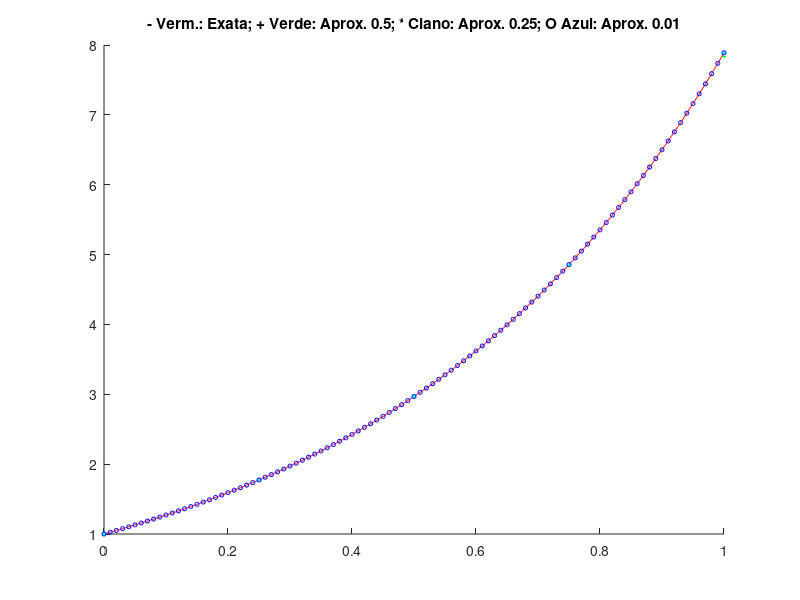

The MATLAB source for this figure:
disp("Método de Runge-Kutta para resolução aproximada de EDOs:");
disp("y' = 0.5 - t + 2y, t in (a, b]");
disp("y(a) = 1");

clc
clear all

y0 = 1;
a  = 0;
b  = 1;
ha = 0.5;
hb = 0.25;
hc = 0.01;

N1a = (b - a)/ha;
N1b = (b - a)/hb;
N1c = (b - a)/hc;
N2  = 10*(b - a)/hc;

t1a = linspace(a,b,N1a+1);
t1b = linspace(a,b,N1b+1);
t1c = linspace(a,b,N1c+1);
t2  = linspace(a,b,N2+1);

phi(1) = y0;
ya(1)  = y0;
yb(1)  = y0;
yc(1)  = y0;

for i = 1:N2
    phi(i+1) = t2(i+1)/2 + exp(2*t2(i+1));
end

for i = 1:N1a
    t = t1a(i); y = ya(i); h = ha;

    K1 = 0.5 - t + 2*y;        
    K2 = 0.5 - (t+h/2) + 2*(y+h/2*K1);
    K3 = 0.5 - (t+h/2) + 2*(y+h/2*K2);
    K4 = 0.5 - (t+h)   + 2*(y+h*K3);

    ya(i+1) = y + (K1 + 2*K2 + 2*K3 + K4)*h/6;
end

for i = 1:N1b
    t = t1b(i); y = yb(i); h = hb;

    K1 = 0.5 - t + 2*y;        
    K2 = 0.5 - (t+h/2) + 2*(y+h/2*K1);
    K3 = 0.5 - (t+h/2) + 2*(y+h/2*K2);
    K4 = 0.5 - (t+h)   + 2*(y+h*K3);

    yb(i+1) = y + (K1 + 2*K2 + 2*K3 + K4)*h/6;
end

for i = 1:N1c
    t = t1c(i); y = yc(i); h = hc;

    K1 = 0.5 - t + 2*y;        
    K2 = 0.5 - (t+h/2) + 2*(y+h/2*K1);
    K3 = 0.5 - (t+h/2) + 2*(y+h/2*K2);
    K4 = 0.5 - (t+h)   + 2*(y+h*K3);

    yc(i+1) = y + (K1 + 2*K2 + 2*K3 + K4)*h/6;
end

hold on
plot(t2, phi,"-r")
plot(t1a, ya, "g+", "markersize", 3)
plot(t1b, yb, "c*", "markersize", 3)
plot(t1c, yc, "ob", "markersize", 3)
hold off

title('- Verm.: Exata; + Verde: Aprox. 0.5; * Ciano: Aprox. 0.25; O Azul: Aprox. 0.01');
